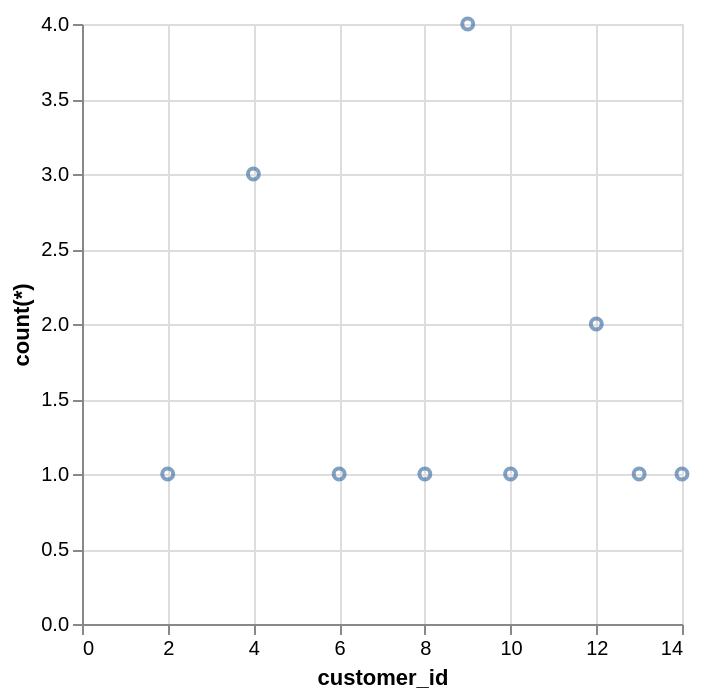

The Vega-Lite source for this figure:
### Vega-Lite specification from a JSON file in a GitHub repository (floating-point values rounded to 4 significant figures)
{"data": {"values": [{"x_data": 2, "y_data": 1}, {"x_data": 4, "y_data": 3}, {"x_data": 6, "y_data": 1}, {"x_data": 8, "y_data": 1}, {"x_data": 9, "y_data": 4}, {"x_data": 10, "y_data": 1}, {"x_data": 12, "y_data": 2}, {"x_data": 13, "y_data": 1}, {"x_data": 14, "y_data": 1}]}, "mark": "point", "encoding": {"x": {"field": "x_data", "type": "quantitative", "title": "customer_id"}, "y": {"field": "y_data", "type": "quantitative", "title": "count(*)"}}}
